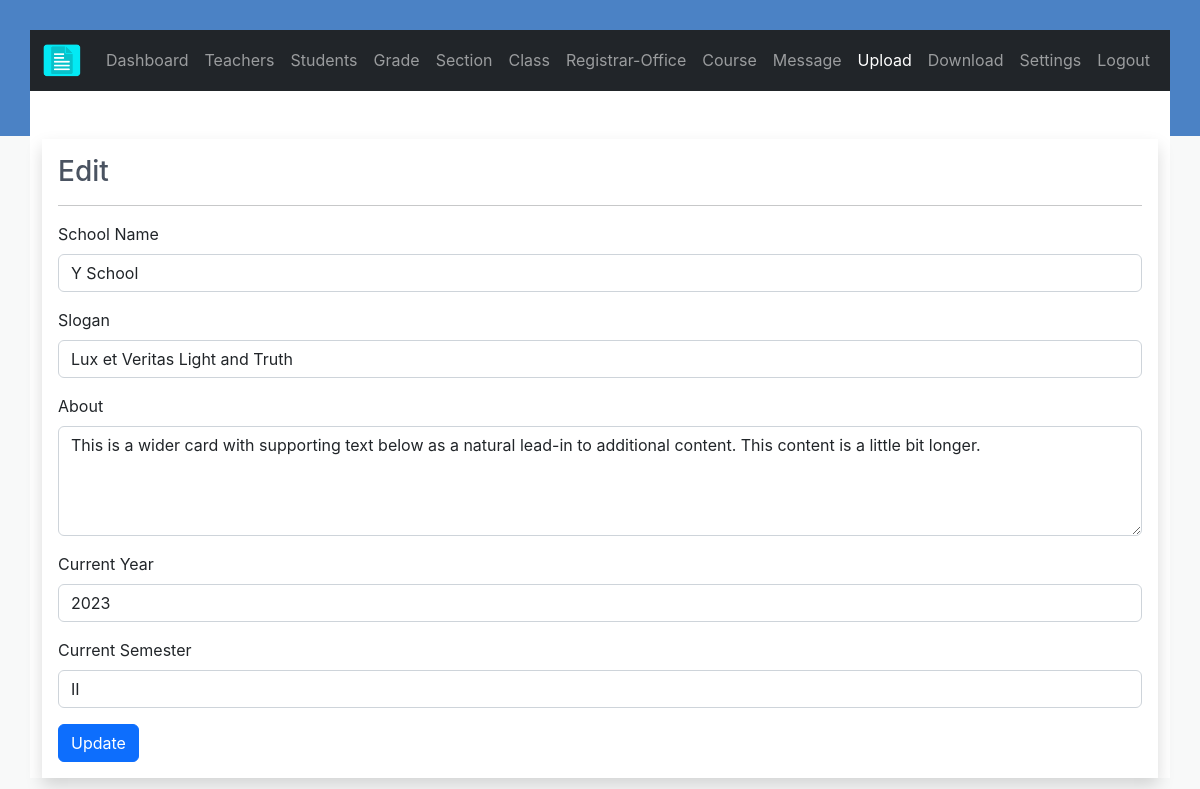
The app's page /Admin/settings.php (signed in) with its own data.
### tables this page shows
CREATE TABLE `setting` (
  `id` int(11) NOT NULL,
  `current_year` int(11) NOT NULL,
  `current_semester` varchar(11) NOT NULL,
  `school_name` varchar(100) NOT NULL,
  `slogan` varchar(300) NOT NULL,
  `about` text NOT NULL
);

### Admin/data/setting.php (called while the page is built)
<?php
function getSetting($conn){
   $sql = "SELECT * FROM setting";
   $stmt = $conn->prepare($sql);
   $stmt->execute();
   if ($stmt->rowCount() == 1) {
     $settings = $stmt->fetch();
     return $settings;
   }else {
    return 0;
   }
}

### Admin/settings.php (the view, shortened to what this page needs)
<?php
if (isset($_SESSION['admin_id']) &&
    isset($_SESSION['role'])) {
    if ($_SESSION['role'] == 'Admin') {
       include "../DB_connection.php";
       include "data/setting.php";
       $setting = getSetting($conn);
 ?>
<!DOCTYPE html>
<html lang="en">
<head>
	<link rel="stylesheet" href="https://cdn.jsdelivr.net/npm/bootstrap@5.2.0/dist/css/bootstrap.min.css">
	<link rel="stylesheet" href="../css/style.css">
  <link rel="stylesheet" href="https://cdnjs.cloudflare.com/ajax/libs/font-awesome/4.7.0/css/font-awesome.min.css">
</head>
<body>
    <?php
        include "inc/navbar.php";
     ?>
   <div class="container mt-5">
        <form method="post"
              class="shadow p-3 mt-5 form-w"
              action="req/setting-edit.php">
        <h3>Edit</h3><hr>
        <div class="mb-3">
          <label class="form-label">School Name</label>
          <input type="text"
                 class="form-control"
                 value="<?=$setting['school_name']?>"
                 name="school_name">
        </div>
        <div class="mb-3">
          <label class="form-label">Slogan</label>
          <input type="text"
                 class="form-control"
                 value="<?=$setting['slogan']?>"
                 name="slogan">
        </div>
        <div class="mb-3">
                <label class="form-label">About</label>
                <textarea class="form-control" name="about"
                          rows="4"><?=$setting['about']?></textarea>
        </div>
        <div class="mb-3">
          <label class="form-label">Current Year</label>
          <input type="text"
                 class="form-control"
                 value="<?=$setting['current_year']?>"
                 name="current_year">
        </div>
        <div class="mb-3">
          <label class="form-label">Current Semester</label>
          <input type="text"
                 class="form-control"
                 value="<?=$setting['current_semester']?>"
                 name="current_semester">
        </div>
      <button type="submit"
              class="btn btn-primary">
              Update</button>
     </form>
 </div>
</body>
</html>
<?php
  }else {
    header("Location: ../login.php");
    exit;
  }
}else {
	header("Location: ../login.php");
	exit;
}
?>

### css/style.css (style rules this page uses)
* { box-sizing: border-box; font-family: -apple-system, BlinkMacSystemFont, "segoe ui", roboto, oxygen, ubuntu, cantarell, "fira sans", "droid sans", "helvetica neue", Arial, sans-serif; font-size: 16px; }
html { margin: 0; background: #f8f9f9 linear-gradient(0deg, #f8f9f9 0%, #f8f9f9 83%, #4b82c5 83%, #4b82c5 100%) no-repeat; padding: 30px; height: 100%; }
h1, h2, h3, h4, h5 { color: #4a5361; margin: 0; padding: 0; }

### records on screen
setting: school_name "Y School", slogan "Lux et Veritas Light and Truth", about "This is a wider card with supporting text below as a natural lead-in to additional content. This content is a little bit longer.", current_year "2023", current_semester "II"
